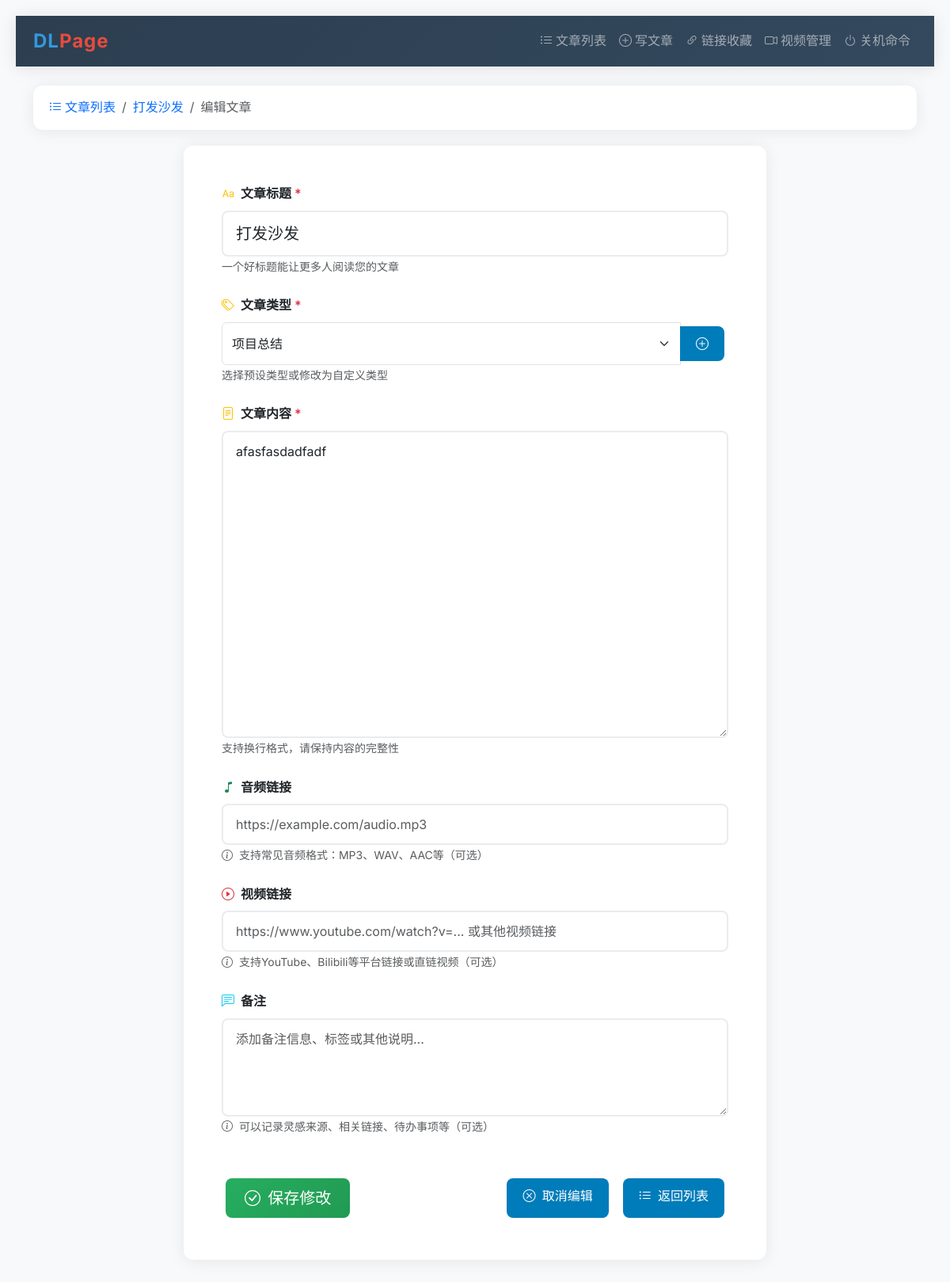
The app's page /api/datapost/article/edit/1/ with its own data.
### datapost/models.py (models this page shows, shortened)
class Article(models.Model):
    title = models.CharField(max_length=200, verbose_name="文章标题")
    content = models.TextField(verbose_name="文章内容")
    article_type = models.CharField(max_length=100, verbose_name="文章类型")
    audio_url = models.URLField(max_length=500, blank=True, verbose_name="音频链接")
    video_url = models.URLField(max_length=500, blank=True, verbose_name="视频链接")
    remarks = models.TextField(blank=True, verbose_name="备注")
    is_read = models.BooleanField(default=False, verbose_name="是否已读")
    created_at = models.DateTimeField(auto_now_add=True, verbose_name="创建时间")
    updated_at = models.DateTimeField(auto_now=True, verbose_name="更新时间")
    class Meta:
        verbose_name = "文章"
        verbose_name_plural = "文章"
        ordering = ['-created_at']

### datapost/views.py (the view)
# urls.py: path('article/edit/<int:article_id>/', article_edit_page, name='article_edit_page'),
def article_edit_page(request, article_id):
    try:
        article = Article.objects.get(id=article_id)
        context = {'article': article}
        return render(request, 'datapost/article_edit.html', context)
    except Article.DoesNotExist:
        return render(request, 'datapost/article_not_found.html', {'article_id': article_id})

### datapost/templates/datapost/article_edit.html (shortened to what this page needs)
{% extends "datapost/base.html" %}
{% block content %}
    <div class="container">
        <nav aria-label="breadcrumb">
            <ol class="breadcrumb">
                <li class="breadcrumb-item">
                    <a href="{% url 'article_list_page' %}" class="text-decoration-none">
                        <i class="bi bi-list-ul me-1"></i>文章列表
                    </a>
                </li>
                <li class="breadcrumb-item">
                    <a href="{% url 'article_detail_page' article.id %}" class="text-decoration-none">
                        {{ article.title|truncatechars:25 }}
                    </a>
                </li>
                <li class="breadcrumb-item active">编辑文章</li>
            </ol>
        </nav>
        <div class="row justify-content-center">
            <div class="col-lg-8">
                <div class="card">
                    <div class="card-body p-4 p-md-5">
                        <form id="article-edit-form">
                            <div class="mb-4">
                                <label for="title" class="form-label fw-semibold">
                                    <i class="bi bi-type text-warning me-1"></i>
                                    文章标题 <span class="text-danger">*</span>
                                </label>
                                <input
                                    type="text"
                                    class="form-control form-control-lg"
                                    id="title"
                                    name="title"
                                    value="{{ article.title }}"
                                    placeholder="修改文章标题..."
                                    required
                                >
                                <small class="form-text text-muted">一个好标题能让更多人阅读您的文章</small>
                            </div>
                                                         <div class="mb-4">
                                 <label for="article_type_select" class="form-label fw-semibold">
                                     <i class="bi bi-tags text-warning me-1"></i>
                                     文章类型 <span class="text-danger">*</span>
                                 </label>
                                 <div class="input-group">
                                     <select class="form-select" id="article_type_select" onchange="handleTypeSelection()">
                                         <option value="项目总结" data-type="项目总结" {% if article.article_type == '项目总结' %}selected{% endif %}>项目总结</option>
                                     </select>
                                     <button class="btn btn-outline-secondary" type="button" onclick="toggleCustomType()" id="custom_toggle_btn">
                                         <i class="bi bi-{% if article.article_type not in '技术分享,生活感悟,教程指南,项目总结,学习笔记,工作心得,随笔杂谈' %}dash{% else %}plus{% endif %}-circle"></i>
                                     </button>
                                 </div>
                                 <small class="form-text text-muted">选择预设类型或修改为自定义类型</small>
                             </div>
                            <div class="mb-4">
                                <label for="content" class="form-label fw-semibold">
                                    <i class="bi bi-file-text text-warning me-1"></i>
                                    文章内容 <span class="text-danger">*</span>
                                </label>
                                <textarea
                                    class="form-control"
                                    id="content"
                                    name="content"
                                    rows="15"
                                    placeholder="编辑您的文章内容..."
                                    required
                                >{{ article.content }}</textarea>
                                <small class="form-text text-muted">支持换行格式，请保持内容的完整性</small>
                            </div>
                            <div class="mb-4">
                                <label for="audio_url" class="form-label fw-semibold">
                                    <i class="bi bi-music-note text-success me-1"></i>
                                    音频链接
                                </label>
                                <input
                                    type="url"
                                    class="form-control"
                                    id="audio_url"
                                    name="audio_url"
                                    value="{{ article.audio_url }}"
                                    placeholder="https://example.com/audio.mp3"
                                >
                                <small class="form-text text-muted">
                                    <i class="bi bi-info-circle me-1"></i>
                                    支持常见音频格式：MP3、WAV、AAC等（可选）
                                </small>
                            </div>
                            <div class="mb-4">
                                <label for="video_url" class="form-label fw-semibold">
                                    <i class="bi bi-play-circle text-danger me-1"></i>
                                    视频链接
                                </label>
                                <input
                                    type="url"
                                    class="form-control"
                                    id="video_url"
                                    name="video_url"
                                    value="{{ article.video_url }}"
                                    placeholder="https://www.youtube.com/watch?v=... 或其他视频链接"
                                >
                                <small class="form-text text-muted">
                                    <i class="bi bi-info-circle me-1"></i>
                                    支持YouTube、Bilibili等平台链接或直链视频（可选）
                                </small>
                            </div>
                            <div class="mb-5">
                                <label for="remarks" class="form-label fw-semibold">
                                    <i class="bi bi-chat-left-text text-info me-1"></i>
                                    备注
                                </label>
                                <textarea
                                    class="form-control"
                                    id="remarks"
                                    name="remarks"
                                    rows="4"
                                    placeholder="添加备注信息、标签或其他说明..."
                                >{{ article.remarks }}</textarea>
                                <small class="form-text text-muted">
                                    <i class="bi bi-info-circle me-1"></i>
                                    可以记录灵感来源、相关链接、待办事项等（可选）
                                </small>
                            </div>
                            <div class="d-grid gap-2 d-md-flex justify-content-md-between">
                                <button type="submit" class="btn btn-success btn-lg px-4">
                                    <i class="bi bi-check-circle me-1"></i>
                                    保存修改
                                </button>
                                <div class="d-grid gap-2 d-md-flex">
                                    <a href="{% url 'article_detail_page' article.id %}" class="btn btn-outline-danger">
                                        <i class="bi bi-x-circle me-1"></i>
                                        取消编辑
                                    </a>
                                    <a href="{% url 'article_list_page' %}" class="btn btn-outline-secondary">
                                        <i class="bi bi-list-ul me-1"></i>
                                        返回列表
                                    </a>
                                </div>
                            </div>
                        </form>
                    </div>
                </div>
            </div>
        </div>
    </div>
{% endblock %}

### datapost/static/datapost/css/style.css (style rules this page uses)
body { font-family: Arial, sans-serif; margin: 20px; line-height: 1.6; }
.btn { display: inline-block; padding: 8px 16px; margin: 5px; background: #007cba; color: white; text-decoration: none; border-radius: 3px; border: none; cursor: pointer; }
.btn-success { background-color: #28a745; }

### datapost/templates/datapost/base.html (style rules this page uses)
:root { --primary-color: #2c3e50; --secondary-color: #3498db; --accent-color: #e74c3c; --success-color: #27ae60; --warning-color: #f39c12; --light-bg: #f8f9fa; --card-shadow: 0 2px 20px rgba(0,0,0,0.08); --border-radius: 12px; }
body { font-family: 'Inter', sans-serif; background-color: var(--light-bg); color: #2c3e50; line-height: 1.6; }
.card { border: none; border-radius: var(--border-radius); box-shadow: var(--card-shadow); transition: all 0.3s ease; }
.btn { border-radius: 8px; font-weight: 500; padding: 10px 20px; transition: all 0.3s ease; }
.btn-success { background: linear-gradient(135deg, var(--success-color), #219a52); border: none; }
.form-control { border-radius: 8px; border: 2px solid #e9ecef; padding: 12px 16px; transition: all 0.3s ease; }
.breadcrumb { background: white; border-radius: var(--border-radius); padding: 15px 20px; margin-bottom: 20px; box-shadow: var(--card-shadow); }

### records on screen
Article: title "打发沙发", article_type "项目总结", content "afasfasdadfadf"
